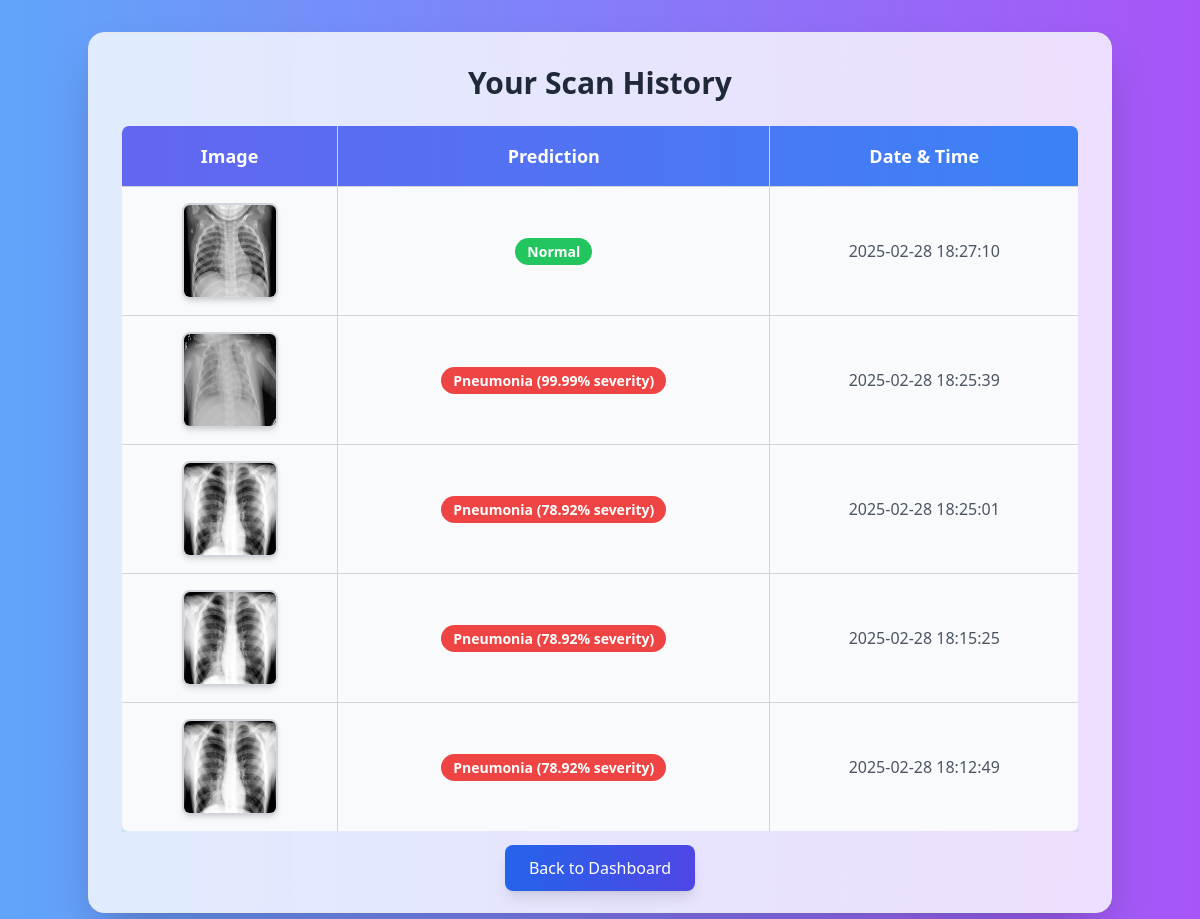
The app's page /history (signed in) with its own data.
### tables this page shows
CREATE TABLE scan_history (
                        id INTEGER PRIMARY KEY AUTOINCREMENT,
                        username TEXT NOT NULL,
                        image_path TEXT NOT NULL,
                        prediction TEXT NOT NULL,
                        timestamp DATETIME DEFAULT CURRENT_TIMESTAMP);

### app.py (the view)
@app.route('/history')
def history():
    if 'user' not in session:
        return redirect(url_for('login'))
    conn = sqlite3.connect('users.db')
    cursor = conn.cursor()
    cursor.execute("SELECT image_path, prediction, timestamp FROM scan_history WHERE username = ? ORDER BY timestamp DESC",
                   (session['user'],))
    history_data = cursor.fetchall()
    conn.close()
    return render_template('history.html', history=history_data)

### templates/history.html (shortened to what this page needs)
<!DOCTYPE html>
<html lang="en">
<head>
    <script src="https://cdn.tailwindcss.com"></script>
</head>
<body class="bg-gradient-to-r from-blue-400 to-purple-500 min-h-screen flex items-center justify-center p-8">
    <div class="max-w-5xl w-full bg-white/80 backdrop-blur-lg p-8 rounded-2xl shadow-2xl border border-gray-200">
        <h2 class="text-3xl font-extrabold text-gray-800 mb-6 text-center">Your Scan History</h2>
        {% if history %}
        <div class="overflow-x-auto">
            <table class="w-full border border-gray-300 rounded-lg shadow-lg overflow-hidden">
                <thead>
                    <tr class="bg-gradient-to-r from-indigo-500 to-blue-500 text-white text-lg">
                        <th class="border border-gray-300 p-4">Image</th>
                        <th class="border border-gray-300 p-4">Prediction</th>
                        <th class="border border-gray-300 p-4">Date & Time</th>
                    </tr>
                </thead>
                <tbody>
                    {% for scan in history %}
                    <tr class="bg-gray-50 hover:bg-gray-200 transition duration-300 text-center">
                        <td class="border border-gray-300 p-4">
                            <img src="{{ scan[0] }}"
                                alt="Scanned Image"
                                class="w-24 h-24 mx-auto rounded-lg border-2 border-gray-300 shadow-md">
                        </td>
                        <td class="border border-gray-300 p-4 font-semibold text-gray-700">
                            <span class="px-3 py-1 rounded-full text-white text-sm
                                {% if 'severity' in scan[1] %} bg-red-500
                                {% elif 'Mild' in scan[1] %} bg-yellow-500
                                {% else %} bg-green-500 {% endif %}">
                                {{ scan[1] }}
                            </span>
                        </td>
                        <td class="border border-gray-300 p-4 text-gray-600">{{ scan[2] }}</td>
                    </tr>
                    {% endfor %}
                </tbody>
            </table>
        </div>
        {% else %}
        <p class="text-gray-700 text-center text-lg mt-6">No scan history available.</p>
        {% endif %}
        <div class="text-center mt-6">
            <a href="{{ url_for('dashboard') }}"
                class="bg-gradient-to-r from-blue-600 to-indigo-600 text-white px-6 py-3 rounded-lg
                shadow-lg hover:from-indigo-700 hover:to-blue-700 transition duration-300">
                Back to Dashboard
            </a>
        </div>
    </div>
</body>
</html>

### records on screen
scan_history: shows a picture, prediction "Normal", timestamp "2025-02-28 18:27:10"
scan_history: shows a picture, prediction "Pneumonia (99.99% severity)", timestamp "2025-02-28 18:25:39"
scan_history: prediction "Pneumonia (78.92% severity)", timestamp "2025-02-28 18:25:01"
scan_history: prediction "Pneumonia (78.92% severity)", timestamp "2025-02-28 18:15:25"
scan_history: prediction "Pneumonia (78.92% severity)", timestamp "2025-02-28 18:12:49"
